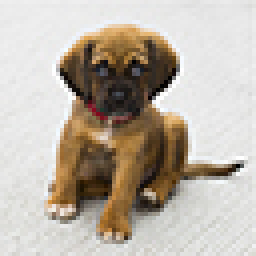
#> input picture images/01.jpg, 64 x 64 px (shown 4 times larger); its folder holds 3 pictures in this run
$ jupyter execute --allow-errors GradientDescent.ipynb
#> lines starting #> are read from the running program, lines starting #| are printed output that depends on the picture
# Gradient Descent

**F21BC Coursework 1**

<sub>Name: **Heba El-Shimy**</sub>
<br>
<sub>Based on code obtained from coursework specfication report, written by **Dr. Marta Vallejo**</sub>

[cell 1]
# Import libraries
import numpy as np
import matplotlib.pyplot as plt
import h5py
import os
from math import sqrt

[cell 2]
np.set_printoptions(precision=2)

[cell 3]
# Loading the dataset
os.getcwd()
#> (the rest of this cell did not finish here and is left out)

[cell 4]
# Example of a picture
index = 20
#> (the rest of this cell did not finish here and is left out)

#> (a cell that did not finish here is left out)

#> (a cell that did not finish here is left out)

#> (a cell that did not finish here is left out)

#> (a cell that did not finish here is left out)

#> (a cell that did not finish here is left out)

[cell 10]
# Initialize biases
b = np.zeros([1, ])

#print('Shape of bias vector: {}'.format(b.shape))
print('First value in bias vector: \n{}'.format(b))

[cell 11]
# Activation function
# Sigmoid

def sigmoid(z):
    """
    Compute sigmoid function
    @param z: value to compute sigmoid for (WX + b)
    """

    a = np.zeros([1, 1])
    a = 1 / (1 + np.exp(-z))

    return a

[cell 12]
# Cost calculation
# Cross-Entropy as the loss function

def cost(a, y):
    """
    Compute loss function
    @param a: predicted label
    @param y: actual label
    """

    L = np.sum((y * np.log(a)) + ((1 - y) * np.log(1 - a)))

    J = (-1 / y.shape[1]) * L

    return J

#> (a cell that did not finish here is left out)

#> (a cell that did not finish here is left out)

[cell 15]
# Example of a picture
index = int(np.random.randint(low=0, high=49))
#> (the rest of this cell did not finish here and is left out)

[cell 16]
import glob
import cv2
import os
import matplotlib.image as mpimg

# Experimenting on collected images

img_dir = "./images"
img_files = glob.glob(os.path.join(img_dir,'*.jpg'))
imgs = []

for img in img_files:
    imgs.append(img)

[cell 17]
image_1 = plt.imread(imgs[0])
#> image_1 is the input picture: shape (64, 64, 3); mean R, G, B 188.5, 179.3, 168
plt.imshow(image_1)

# Flatten and normalize image
image_1FN = image_1.reshape(-1).T / 255
#> image_1FN = 12288 values, max 1 at index 1661, min 0 at index 2979, mean 0.7
print(image_1FN.shape)
#| (12288,)

# Use optimized weights for predicting the ouput
#> (the rest of this cell did not finish here and is left out)

[cell 18]
image_2 = plt.imread(imgs[1])
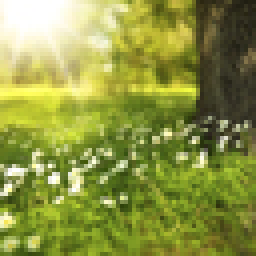
#> input picture images/02.jpg, 64 x 64 px (shown 4 times larger)
#> image_2 is the input picture: shape (64, 64, 3); mean R, G, B 141.3, 149.7, 67.6
plt.imshow(image_2)

# Flatten and normalize image
image_2FN = image_2.reshape(-1).T / 255
#> image_2FN = 12288 values, max 1 at index 0, min 0.0235 at index 7745, mean 0.469
print(image_2FN.shape)
#| (12288,)

# Use optimized weights for predicting the ouput
#> (the rest of this cell did not finish here and is left out)

[cell 19]
image_3 = plt.imread(imgs[2])
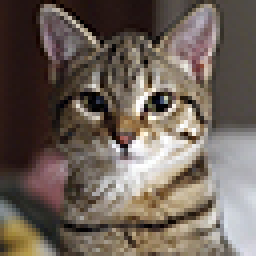
#> input picture images/03.jpg, 64 x 64 px (shown 4 times larger)
#> image_3 is the input picture: shape (64, 64, 3); mean R, G, B 109.9, 98, 89
plt.imshow(image_3)

# Flatten and normalize image
image_3FN = image_3.reshape(-1).T / 255
#> image_3FN = 12288 values, max 1 at index 4714, min 0 at index 40, mean 0.388
print(image_3FN.shape)
#| (12288,)

# Use optimized weights for predicting the ouput
#> (the rest of this cell did not finish here and is left out)
